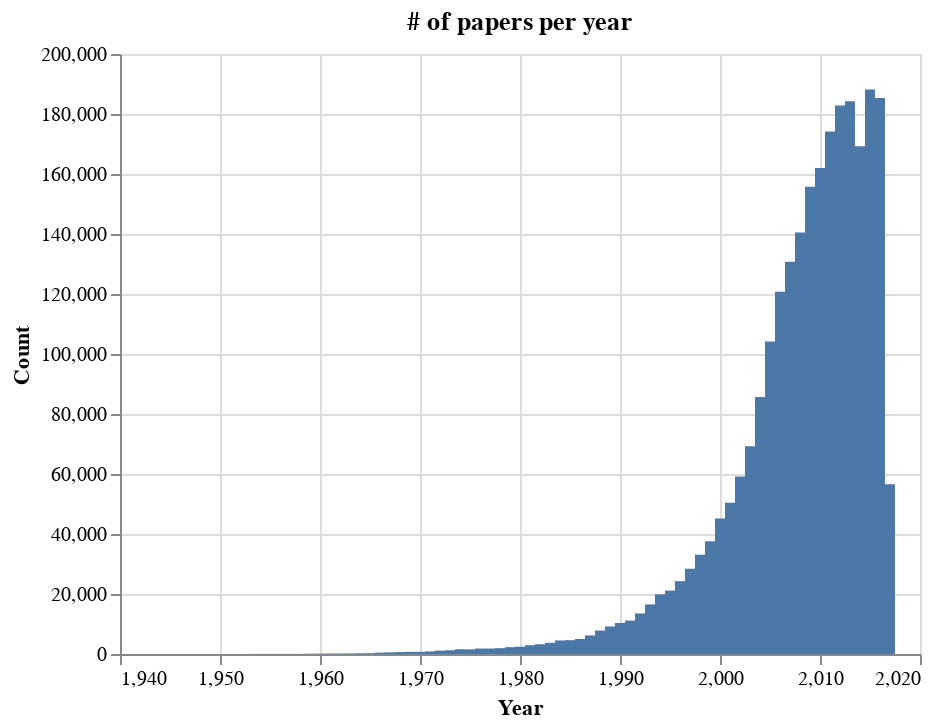

Notebook code for this chart:
### Code cell
# Altair examples: https://altair-viz.github.io/gallery/index.html
alt.Chart(v10_counts, title='# of papers per year').mark_bar().encode(x='Year', y='Count', tooltip=['Year', 'Count']).interactive()

### Figure 1 — Vega-Lite specification as saved in the notebook (floating-point values rounded to 4 significant figures)
{"config": {"view": {"continuousWidth": 400, "continuousHeight": 300}}, "data": {"name": "data-cd966cf20973ff62f763393725cde6b2"}, "mark": "bar", "encoding": {"tooltip": [{"field": "Year", "type": "quantitative"}, {"field": "Count", "type": "quantitative"}], "x": {"field": "Year", "type": "quantitative"}, "y": {"field": "Count", "type": "quantitative"}}, "selection": {"selector003": {"type": "interval", "bind": "scales", "encodings": ["x", "y"]}}, "title": "# of papers per year", "$schema": "https://vega.github.io/schema/vega-lite/v4.17.0.json", "datasets": {"data-cd966cf20973ff62f763393725cde6b2": [{"Year": 1950, "Count": 1}, {"Year": 1951, "Count": 1}, {"Year": 1952, "Count": 6}, {"Year": 1953, "Count": 20}, {"Year": 1954, "Count": 41}, {"Year": 1955, "Count": 34}, {"Year": 1956, "Count": 38}, {"Year": 1957, "Count": 38}, {"Year": 1958, "Count": 53}, {"Year": 1959, "Count": 95}, {"Year": 1960, "Count": 119}, {"Year": 1961, "Count": 161}, {"Year": 1962, "Count": 167}, {"Year": 1963, "Count": 183}, {"Year": 1964, "Count": 226}, {"Year": 1965, "Count": 272}, {"Year": 1966, "Count": 462}, {"Year": 1967, "Count": 545}, {"Year": 1968, "Count": 653}, {"Year": 1969, "Count": 716}, {"Year": 1970, "Count": 723}, {"Year": 1971, "Count": 878}, {"Year": 1972, "Count": 1133}, {"Year": 1973, "Count": 1254}, {"Year": 1974, "Count": 1582}, {"Year": 1975, "Count": 1546}, {"Year": 1976, "Count": 1814}, {"Year": 1977, "Count": 1832}, {"Year": 1978, "Count": 1945}, {"Year": 1979, "Count": 2275}, {"Year": 1980, "Count": 2434}, {"Year": 1981, "Count": 2937}, {"Year": 1982, "Count": 3260}, {"Year": 1983, "Count": 3737}, {"Year": 1984, "Count": 4518}, {"Year": 1985, "Count": 4608}, {"Year": 1986, "Count": 4993}, {"Year": 1987, "Count": 6200}, {"Year": 1988, "Count": 7829}, {"Year": 1989, "Count": 9187}, {"Year": 1990, "Count": 10350}, {"Year": 1991, "Count": 11145}, {"Year": 1992, "Count": 13525}, {"Year": 1993, "Count": 16531}, {"Year": 1994, "Count": 19895}, {"Year": 1995, "Count": 21141}, {"Year": 1996, "Count": 24285}, {"Year": 1997, "Count": 28384}, {"Year": 1998, "Count": 33059}, {"Year": 1999, "Count": 37556}, {"Year": 2000, "Count": 45191}, {"Year": 2001, "Count": 50411}, {"Year": 2002, "Count": 59157}, {"Year": 2003, "Count": 69262}, {"Year": 2004, "Count": 85678}, {"Year": 2005, "Count": 104145}, {"Year": 2006, "Count": 120716}, {"Year": 2007, "Count": 130716}, {"Year": 2008, "Count": 140498}, {"Year": 2009, "Count": 155775}, {"Year": 2010, "Count": 162040}, {"Year": 2011, "Count": 174127}, {"Year": 2012, "Count": 182832}, {"Year": 2013, "Count": 184243}, {"Year": 2014, "Count": 169247}, {"Year": 2015, "Count": 188142}, {"Year": 2016, "Count": 185341}, {"Year": 2017, "Count": 56551}, {"Year": 2018, "Count": 3}]}}
